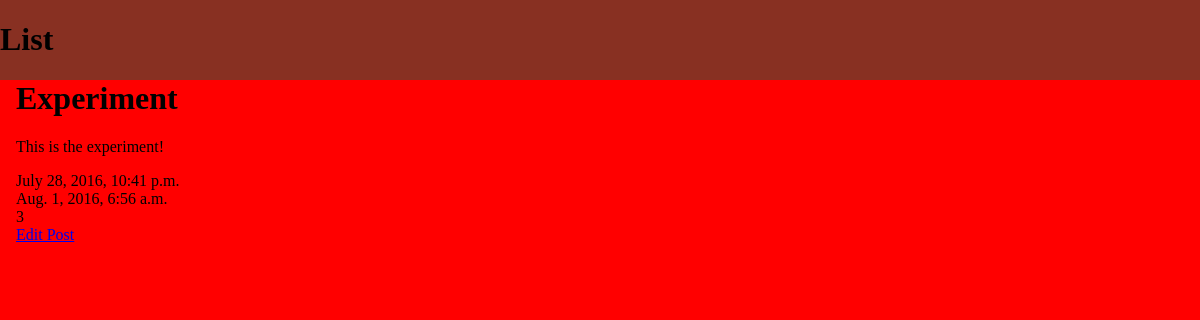
Page /posts/3/ on the earlier database version.
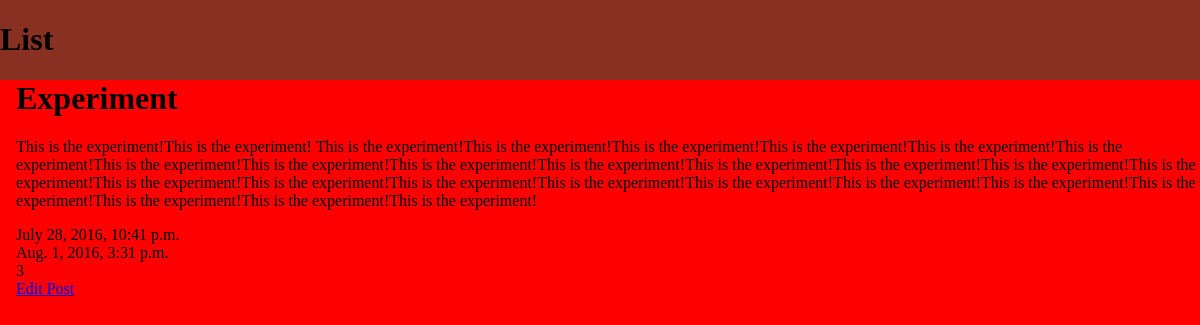
Same page on the later database version.
### posts/models.py (models this page shows, shortened)
class Post(models.Model): #creates a class which creates objects
	title = models.CharField(max_length=100)
	content = models.TextField()
	update = models.DateTimeField(auto_now=True, auto_now_add=False)			#when last saved
	timestamp = models.DateTimeField(auto_now=False, auto_now_add=True) #when added initially

### posts/views.py (the view)
# urls.py: url(r'^(?P<id>\d+)/$', post_detail, name= "detail"),
def post_detail(request, id=None):
	instance = get_object_or_404(Post, id=id)
	context = {"title":instance.title, "instance": instance,}
	return render(request, 'post_detail.html', context)

### templates/post_detail.html (shortened to what this page needs)
<!DOCTYPE html>
<html lang="en">
<head>
</head>
<body>
<h1><a href = "{% url 'posts:list'%}">List</a></h1>
<div class = "content">
	<h1>{{instance.title}}</h1>
	<p>{{instance.content | safe}} </p>
	{{instance.timestamp}}<br/>
	{{instance.update}}<br/>
	{{instance.id}}<br/>
	<a href = "{% url 'posts:update' id=instance.id %}">Edit Post</a>
</div>
</body>
</html>

Differences in the rows shown:
changed Post "Experiment": content "This is the experiment!" → "This is the experiment!This is the experiment! This is the experiment!This is the experiment!This is the experiment!This is the experiment!This is the experiment!This is the experiment!This is the experiment!This is the experiment!This is the experiment!This is the experiment!This is the experiment!This is the experiment!This is the experiment!This is the experiment!This is the experiment!This is the experiment!This is the experiment!This is the experiment!This is the experiment!This is the experiment!This is the experiment!This is the experiment!This is the experiment!This is the experiment!This is the experiment!"; update "Aug. 1, 2016, 6:56 a.m." → "Aug. 1, 2016, 3:31 p.m."
